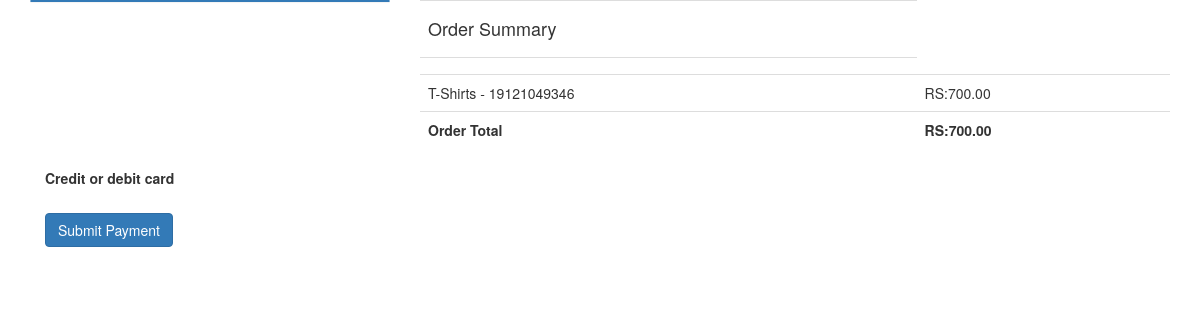
Screenshot of /cart/checkout/ (signed in) with the database file from the repository.
### cart/models.py (models this page shows, shortened)
class ProductCart(models.Model):
    product = models.OneToOneField(Product,on_delete=models.CASCADE,blank=True,null=True,unique=False)
    amount = models.DecimalField(max_digits=100,decimal_places=2)
    productname=models.CharField(max_length=200)
    is_ordered = models.BooleanField(default= False)
    date_added = models.DateTimeField(auto_now_add=True)
    date_ordered = models.DateTimeField(auto_now_add=True)
    Quantity=models.IntegerField(default=1)
    ref_code = models.CharField(max_length= 15)
    session_key = models.CharField(max_length=40,blank=True,null=True)
    def __str__(self):
        return '{0} - {1}'.format(self.productname, self.ref_code)

class OrderProduct(models.Model):
    owner = models.ForeignKey(User,null=True,blank=True,on_delete=models.CASCADE)
    ref_code = models.CharField(max_length= 15)
    is_ordered = models.BooleanField(default= False)
    items = models.ManyToManyField(ProductCart)
    date_ordered = models.DateTimeField(auto_now_add=True)
    session_key = models.CharField(max_length=40,blank=True,null=True)
    def get_cart_items(self):
        return self.items.all()
    def get_cart_total(self):
        return sum([item.product.price for item in self.items.all()])

### products/models.py (models this page shows, shortened)
class Product(models.Model):
    title           = models.CharField(max_length=120)
    description     = models.TextField()
    price           = models.DecimalField(decimal_places=2, max_digits=20, default=39.99)
    image           = models.ImageField(upload_to='images/')
    featured        = models.BooleanField(default=False)
    active          = models.BooleanField(default=True)
    timestamp       = models.DateTimeField(auto_now_add=True)
    category        = models.ForeignKey(CategoryType,on_delete=models.CASCADE)
    is_digital      = models.BooleanField(default=False) # User Library
    objects = ProductManager()

### cart/views.py (the view, shortened to what this page needs)
# urls.py: path('checkout/', views.checkout, name='checkout'),
@login_required(login_url='/accounts/login/')
def checkout(request, **kwargs):
    key = request.session.get('cart_id')
    if key:
        existing_order = get_user_pending_order(request,key)
    else:
        cart = settings.CART_SESSION_ID
        key = request.session['cart_id'] = cart
        existing_order = get_user_pending_order(request,key)
    publishKey = settings.STRIPE_PUBLISHABLE_KEY
    context = {
        'order': existing_order,
        'STRIPE_PUBLISHABLE_KEY': publishKey
    }
    return render(request, 'cart/checkout.html', context)

### cart/context_processor.py (called while the page is built)
def cart(request):
    cart = settings.CART_SESSION_ID
    return {'cart':cart}

### cart/views.py (called while the page is built, shortened)
def get_user_pending_order(request,key):
    order = OrderProduct.objects.filter(session_key=key,is_ordered=False)
    if order.exists():
        return order[0]

### cart/templates/cart/checkout.html (shortened to what this page needs)
{% load static %}
<!DOCTYPE html>
<html lang="en">
<head>
    <link href="https://maxcdn.bootstrapcdn.com/bootstrap/3.3.7/css/bootstrap.min.css" type="text/css" rel="stylesheet">
</head>
<body>
    <div class="container">
    <section>
      <div class="row" id="tablerow">
      <div class="col-md-4 col-xs-12">
      </div>
      <div class="col-md-8 col-xs-12">
        <table class="table">
          <tr>
            <td><h4>Order Summary</h4></td>
          </tr>
          <tr>
            <td>
              {% for item in order.get_cart_items %}
                <tr>
                  <td>{{ item }}</td>
                  <td>RS:{{ item.product.price }}</td>
                </tr>
              {% endfor %}
            </td>
          </tr>
          <tr>
            <td><strong>Order Total</strong> </td>
            <td> <strong>RS:{{ order.get_cart_total }}</strong></td>
          </tr>
        </table>
      </div>
     </div>
    </section>
  <div class = "container">
    <form action="{%  url 'cart:checkout' %}" method="post" id="payment-form">
      <div class="form-row">
        <label for="card-element">
          Credit or debit card
        </label>
      </div>
    <br> <button class="btn btn-primary">Submit Payment</button>
    </form>
  </div>
</body>
</html>

### rows the page displays
ProductCart: productname+ref_code "T-Shirts - 19121049346", product.price "700.00"
OrderProduct: get_cart_total "700.00"
